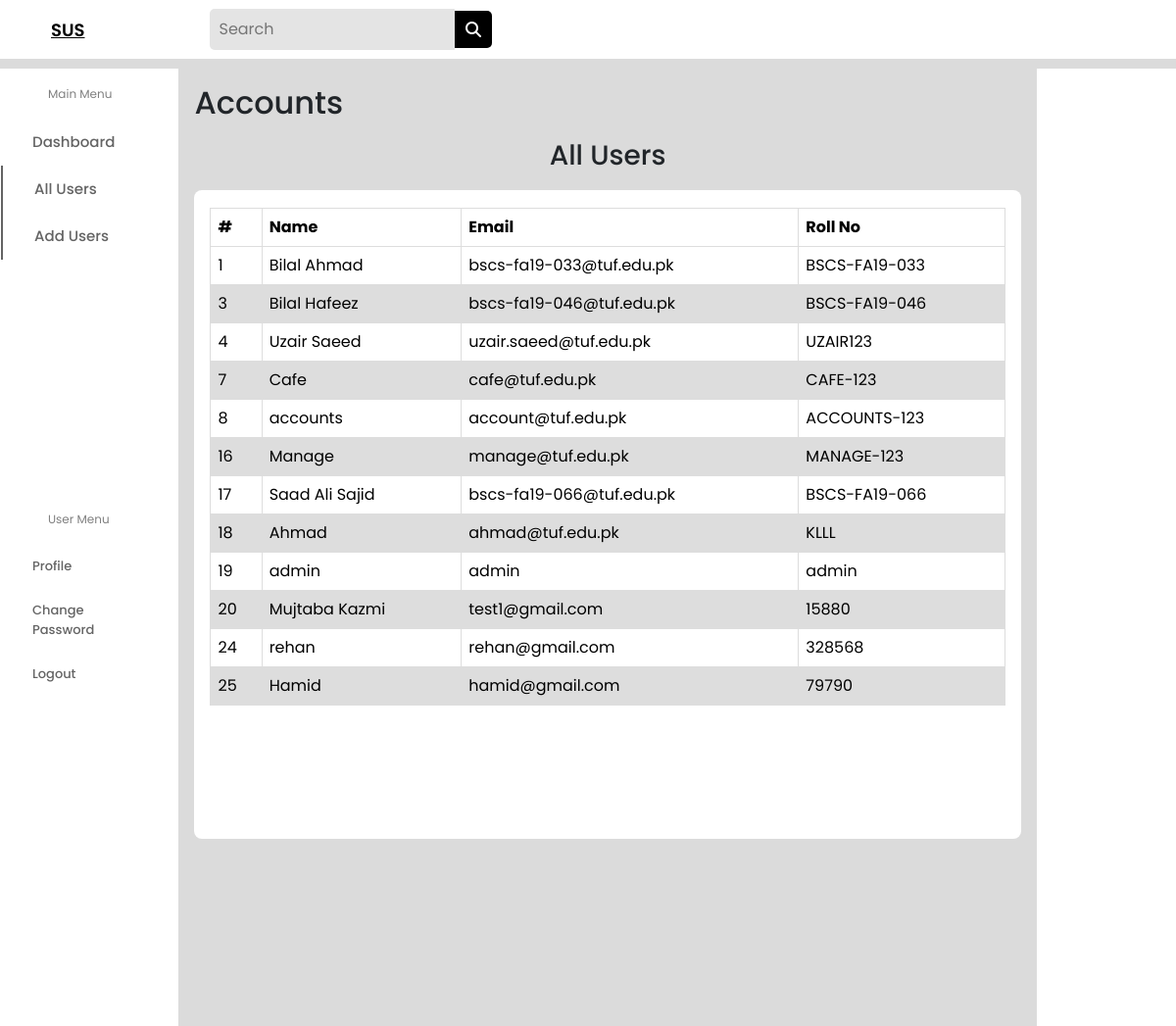
The app's page /all_users.php (signed in), older data.
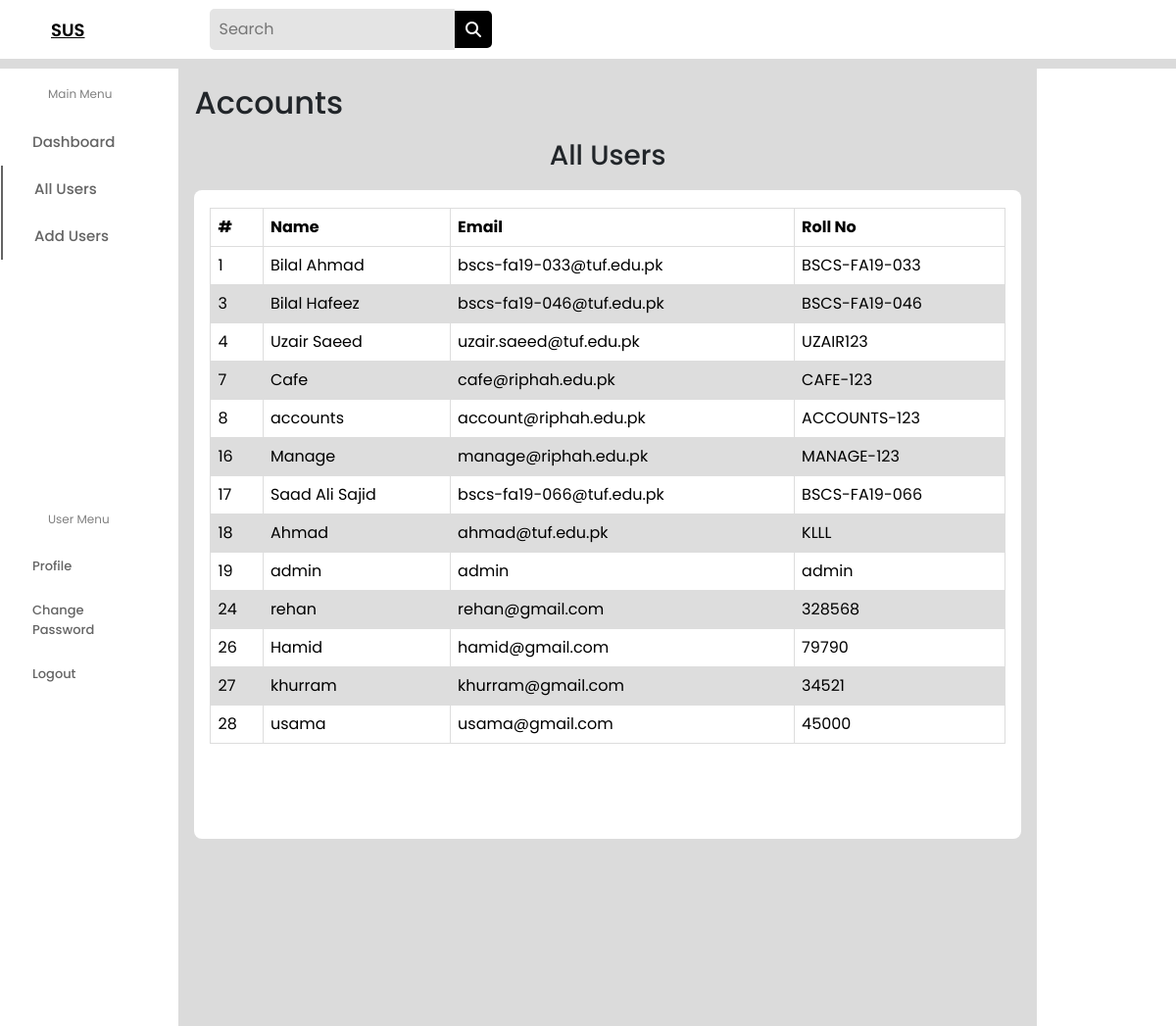
The same page, newer data.
### tables this page shows
CREATE TABLE `user_table` (
  `id` int(11) NOT NULL,
  `name` varchar(50) NOT NULL,
  `email` varchar(100) NOT NULL,
  `reg_no` varchar(50) NOT NULL,
  `role` varchar(50) NOT NULL,
  `password` varchar(50) NOT NULL
);

### all_users.php (the view, shortened to what this page needs)
<?php
include "connection.php";
?>
<!DOCTYPE html>
<html lang="en">
<head>
    <link rel="stylesheet" href="bootstrap/css/bootstrap.css">
    <link rel="stylesheet" href="css/timetable-gen.css" />
    <link rel="stylesheet" href="https://cdnjs.cloudflare.com/ajax/libs/font-awesome/6.2.0/css/all.min.css" />
</head>
<body>
    <form action="all_users.php" method="POST">
        <header class="header">
            <div class="logo">
                <a href="#">SUS</a>
                <div class="search_box">
                    <input type="text" placeholder="Search">
                    <i class="fa-sharp fa-solid fa-magnifying-glass"></i>
                </div>
            </div>
        </header>
        <div class="s_container">
            <nav>
                <div class="side_navbar">
                    <span>Main Menu</span>
                    <a href="admin.php">Dashboard</a>
                    <a href="all_users.php" class="active">All Users</a>
                    <a href="add_user.php" class="active">Add Users</a>
                    <div class="links">
                        <span>User Menu</span>
                        <a href="#">Profile</a>
                        <a href="#">Change Password</a>
                        <a href="logout.php">Logout</a>
                    </div>
                </div>
            </nav>
            <div class="main-body">
                <h2>Accounts</h2>
                <div class="caption">
                    <h3>All Users</h3>
                </div>
                <div class="table-info">
                    <table>
                        <thead class="t-head">
                            <tr>
                                <th scope="col">#</th>
                                <th scope="col">Name</th>
                                <th scope="col">Email</th>
                                <th scope="col">Roll No</th>
                            </tr>
                        </thead>
                        <?php
                            $sql="SELECT * FROM user_table";
                            $result=mysqli_query($conn,$sql);
                            if($result){
                                $num=mysqli_num_rows($result);
                                if($num>0){
                                    while($row=mysqli_fetch_assoc($result)){
                                        ?>
                                        <tr>
                                            <td><?php echo $row['id']?></td>
                                            <td><?php echo $row['name']?></td>
                                            <td><?php echo $row['email']?></td>
                                            <td><?php echo $row['reg_no']?></td>
                                        </tr>
                                        <?php
                                    }
                                }
                            }
                        ?>
                    </table>
                </div>
            </div>
            <div class="sidebar">
            </div>
        </div>
    </form>
</body>
</html>

### css/timetable-gen.css (style rules this page uses)
* { margin: 0; padding: 0; border: none; outline: none; text-decoration: none; box-sizing: border-box; font-family: "Poppins", sans-serif; }
body { background: rgb(219, 219, 219); }
.header { display: flex; align-items: center; justify-content: space-between; height: 60px; padding: 20px; background: #fff; }
.logo { display: flex; align-items: center; }
.logo a { color: #000; font-size: 18px; font-weight: 600; margin: 2rem 8rem 2rem 2rem; }
.search_box { display: flex; align-items: center; }
.search_box input { padding: 9px; width: 250px; background: rgb(228, 228, 228); border-top-left-radius: 5px; border-bottom-left-radius: 5px; }
.search_box i { padding: 0.66rem; cursor: pointer; color: #fff; background: #000; border-top-right-radius: 5px; border-bottom-right-radius: 5px; }
.s_container { margin-top: 10px; display: flex; justify-content: space-between; }
nav { background: #fff; }
.side_navbar { padding: 1px; display: flex; flex-direction: column; }
.side_navbar span { color: gray; margin: 1rem 3rem; font-size: 12px; }
.side_navbar a { text-decoration: none; width: 100%; padding: 0.8rem 2rem; font-weight: 500; font-size: 15px; color: rgb(100, 100, 100); }
.links { margin-top: 15rem; display: flex; flex-direction: column; margin-bottom: 21rem; }
.links a { font-size: 13px; }
.side_navbar .active { border-left: 2px solid rgb(100, 100, 100); }
.main-body { width: 74%; padding: 1rem; }
.caption h3 { padding: 10px; text-align: center; }
.table-info { align-items: center; justify-content: space-between; width: 100%; height: 70%; color: black; border-radius: 8px; padding: 0.5rem 1rem 1rem 1rem; background: #fff; }
table { margin-top: 10px; font-family: arial, sans-serif; border-collapse: collapse; width: 100%; }
td, th { border: 1px solid #dddddd; text-align: left; padding: 7px; }
tr:nth-child(even) { background-color: #dddddd; }
.sidebar { width: 12%; padding: 2rem 1rem; background: #fff; }

Row changes from the older to the newer data that the page shows:
removed user_table: id "20", name "Mujtaba Kazmi", email "test1@gmail.com", reg_no "15880"
removed user_table: id "25", name "Hamid", email "hamid@gmail.com", reg_no "79790"
changed user_table "Cafe": email "cafe@tuf.edu.pk" → "cafe@riphah.edu.pk"
changed user_table "accounts": email "account@tuf.edu.pk" → "account@riphah.edu.pk"
changed user_table "Manage": email "manage@tuf.edu.pk" → "manage@riphah.edu.pk"
added user_table: id "26", name "Hamid", email "hamid@gmail.com", reg_no "79790"
added user_table: id "27", name "khurram", email "khurram@gmail.com", reg_no "34521"
added user_table: id "28", name "usama", email "usama@gmail.com", reg_no "45000"
